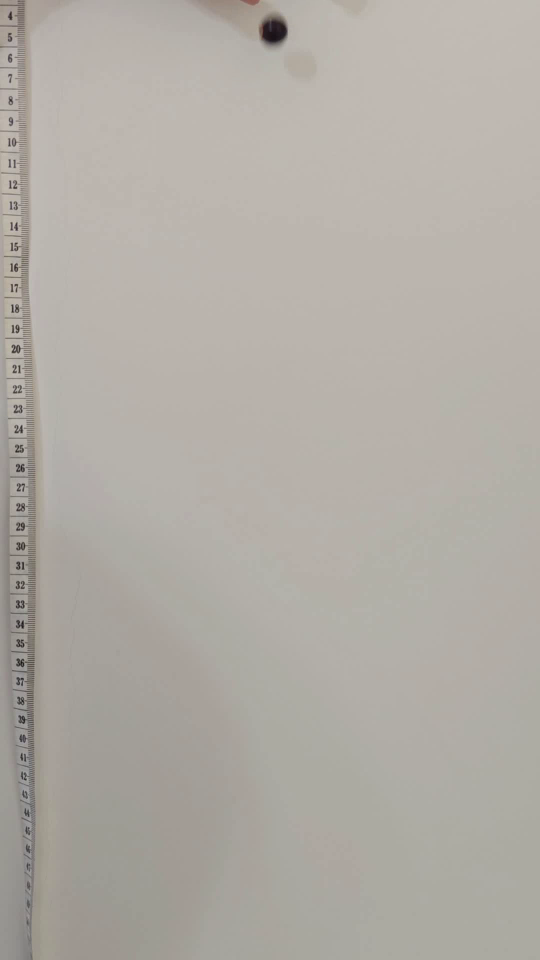
#> input picture frame 1 of free_fall_video_60fps_out_25_41.mp4, 1080 x 1920 px (shown at 1/2 size)
$ python '03_测量重力加速度_分析并得出重力加速度值.py'
#> lines starting #> are read from the running program, lines starting #| are printed output that depends on the picture; after the words box and inside, x2 and y2 are one past the last pixel; in counts of white or black regions, pixels touching at a corner belong together
import cv2
import numpy as np
import matplotlib.pyplot as plt
from scipy.optimize import curve_fit

import matplotlib as mpl
mpl.rcParams["font.family"] = "FangSong"  # 设置全局字体为仿宋
mpl.rcParams["axes.unicode_minus"] = False  # 确保负号显示正常

# 加载视频
#video_path = "free_fall_video_60fps.mp4"
video_path = "free_fall_video_60fps_out_25_41.mp4"
cap = cv2.VideoCapture(video_path)

# 检查视频是否成功加载
if not cap.isOpened():
    print("无法打开视频文件！")
    exit()

# 获取视频的帧率
fps = cap.get(cv2.CAP_PROP_FPS)
print("fps:", fps)

# 初始化变量
positions = []  # 存储物体的垂直位置
times = []      # 存储时间

# 目标检测和跟踪
c=24
while cap.isOpened():
    c+=1
    ret, frame = cap.read()
#> frame is the input picture: shape (1920, 1080, 3); mean B, G, R 165.4, 172.4, 176.9
    if not ret:
        break

    # 转换为灰度图像
    gray = cv2.cvtColor(frame, cv2.COLOR_BGR2GRAY)

    # 使用阈值分割检测物体

    _, binary = cv2.threshold(gray, 90+(c-24)*3, 150, cv2.THRESH_BINARY)  # 调整阈值 #170, 180 #25:33使用100,150
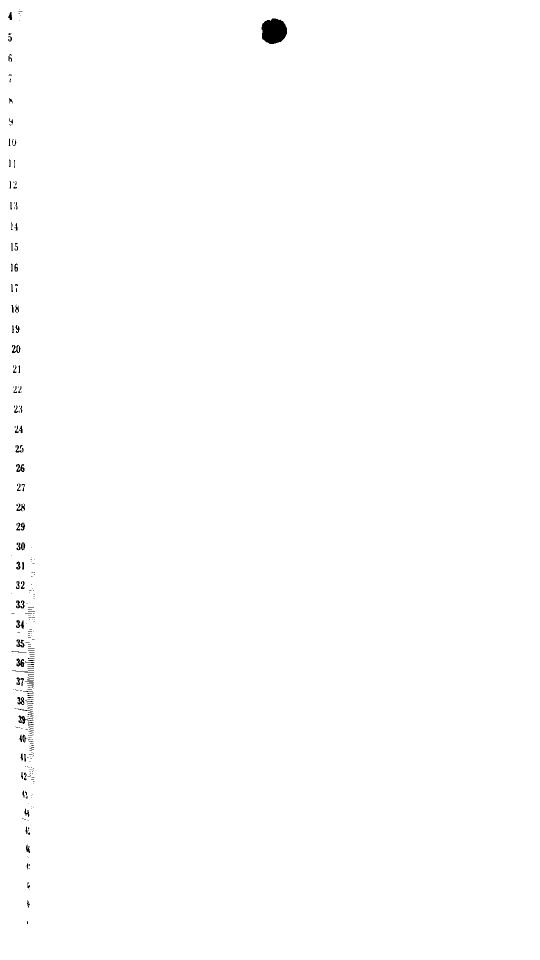
#> binary: shape (1920, 1080) (shown at 1/2 size); values 0 (black) and 150 (white), 99.6% white; 278 black regions (200 under 20 px)

    # 查找轮廓
    contours, _ = cv2.findContours(binary, cv2.RETR_LIST, cv2.CHAIN_APPROX_SIMPLE)  # 调整轮廓检测方法
#> contours = 332 contours, 210 with area under 20; largest, box (x1, y1, x2, y2) and area: (0, 0, 1080, 1920) 2070601, (522, 36, 575, 89) 2137, (36, 1430, 68, 1449) 221, (32, 1316, 50, 1335) 210, (31, 927, 50, 945) 209

    # 假设最大的轮廓是自由落体的物体
    if len(contours) > 0:
        for i in contours:
            #print(c,"cv2.boundingRect(i):",cv2.boundingRect(i))
            (x, y, w, h) = cv2.boundingRect(i)
            if 480<x<550 and 1000<w*h<40000:
                suitable_contour = i
                positions.append(y)
                times.append(len(times) / fps)  # 记录时间
                print(c,f"检测到物体：位置 ({x}, {y}), 大小 ({w}, {h})")
#> this loop made 332 passes
#> (x, y, w, h) on passes 1, 3, 5: (53, 1841, 4, 8), (53, 1799, 8, 18), (54, 1763, 7, 15)
#| 25 检测到物体：位置 (522, 36), 大小 (53, 53)
#> after the loop, positions = [36]; times = [0]


        # 记录物体的垂直位置（y坐标）


        # 在图像上绘制轮廓
        cv2.drawContours(frame, [suitable_contour], -1, (0, 255, 0), 2)
#> frame: shape (1920, 1080, 3); 0.03% of pixels changed, all inside (x1, y1, x2, y2) = (521, 35, 576, 90)

        # 调试信息

    else:
        print("未检测到物体！")  # 调试信息

    # 显示帧
    # 获取屏幕分辨率
    screen_width = 1920  # 替换为你的屏幕宽度
    screen_height = 1080  # 替换为你的屏幕高度

    # 获取图像尺寸
    image_height, image_width = frame.shape[:2]
#> image_height = 1920; image_width = 1080

    # 计算缩放比例
    scale = min(screen_width / image_width, screen_height / image_height)
#> scale = 0.562

    # 缩放图像
    resized_image = cv2.resize(frame, (int(image_width * scale), int(image_height * scale)))
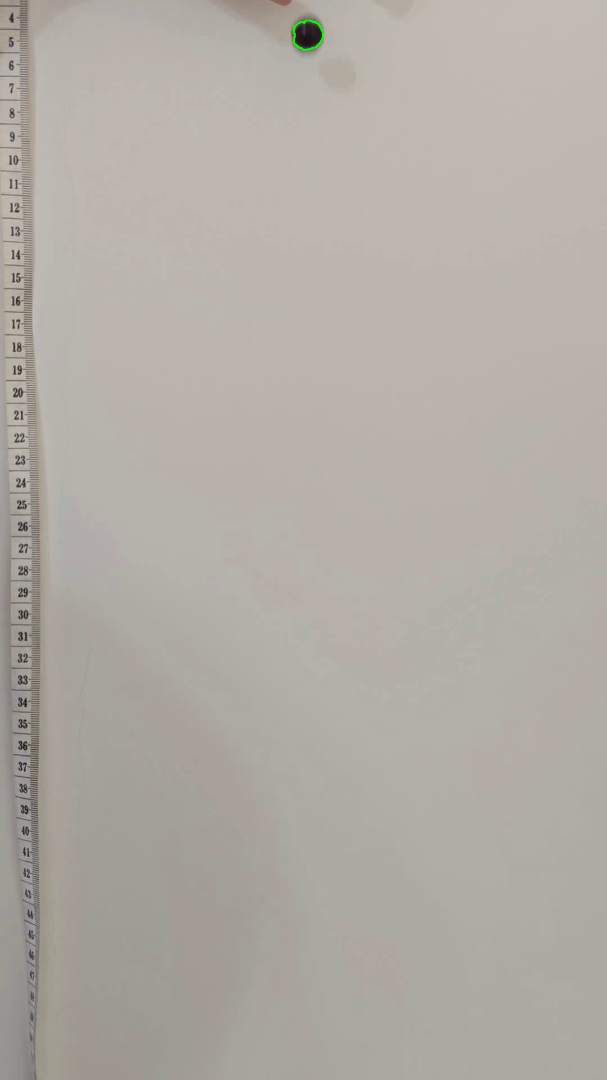
#> resized_image: shape (1080, 607, 3); mean B, G, R 165.4, 172.4, 176.9
    cv2.imshow("Frame", resized_image)
    if cv2.waitKey(1) & 0xFF == ord('q'):
#> (key q is pressed here)
        break

# 释放资源
cap.release()
cv2.destroyAllWindows()

# 检查是否有数据
if len(positions) == 0:
    print("未检测到物体，无法拟合数据！")
    exit()

# 转换为数组
positions = np.array(positions)
times = np.array(times)
print("positions:",positions)
#| positions: [36]
print("times:",times)
#| times: [0.]
# 定义自由落体运动方程
def free_fall_equation(t, g, y0, v0):
    return y0 + v0 * t + 0.5 * g * t**2

# 使用SciPy拟合数据
# 比例尺：假设 4000 像素 = 1 米
scale = 0.1/420  # 单位：m/像素   #0.000375  #0.0003  #0.1/420 0.00025
# 将像素转换为米
positions_meters = positions * scale
#> positions_meters = [0.00857]

popt, _ = curve_fit(free_fall_equation, times, positions)
#> (the run stopped early here; a loop or call above may not have finished)

$ run again, starting later in the video
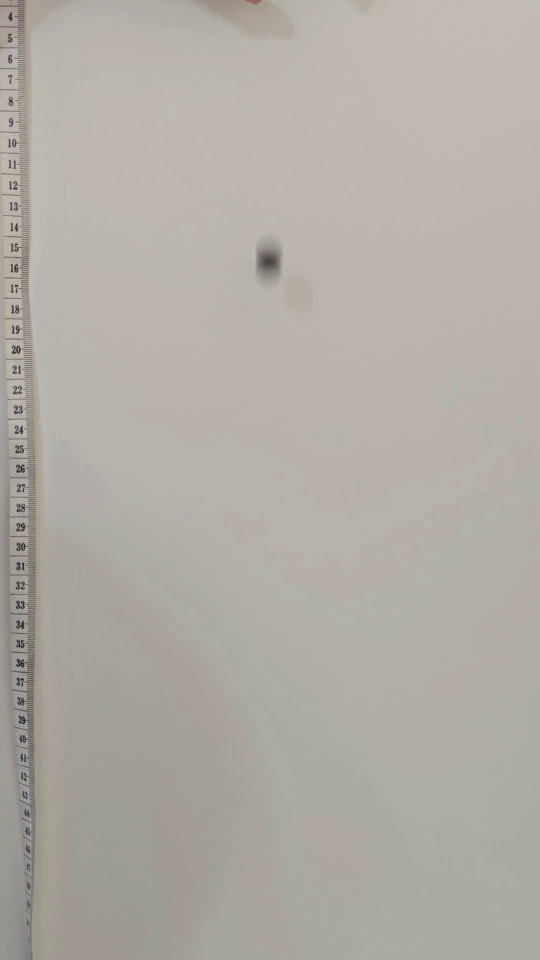
#> input picture frame 7 of free_fall_video_60fps_out_25_41.mp4, 1080 x 1920 px (shown at 1/2 size)
#> frame is the input picture: shape (1920, 1080, 3); mean B, G, R 165.6, 172.4, 177
#> `_, binary = cv2.threshold(gray, 90+(c-24)*3, 150, cv2.THRESH_BINARY)`:
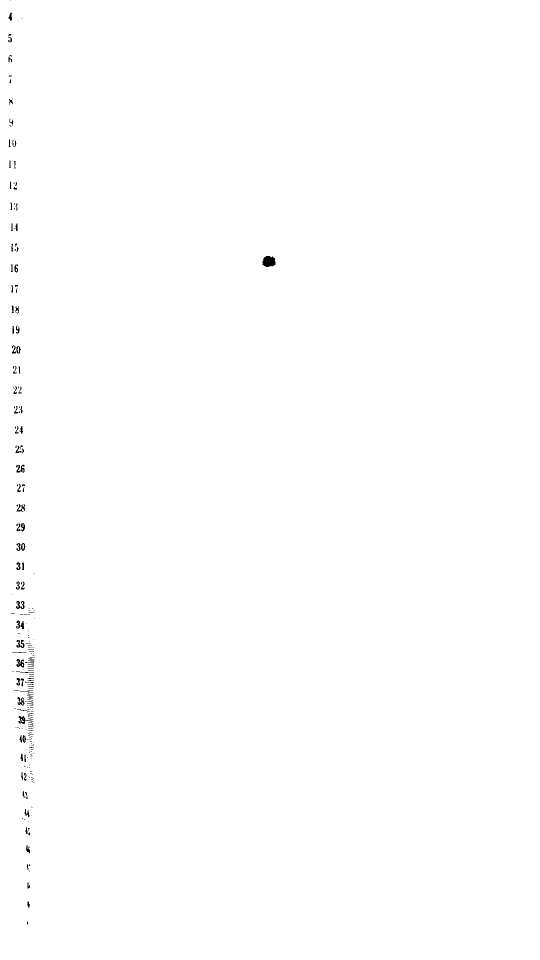
#> binary: shape (1920, 1080) (shown at 1/2 size); values 0 (black) and 150 (white), 99.7% white; black in thin lines or dots, all inside (x1, y1, x2, y2) = (16, 0, 551, 1849)
#> contours = 289 contours, 169 with area under 20; largest, box (x1, y1, x2, y2) and area: (0, 0, 1080, 1920) 2070600, (523, 511, 552, 535) 500, (36, 1431, 68, 1449) 220, (32, 1317, 50, 1336) 208, (31, 928, 50, 946) 204
#> the loop `for i in contours: #print(c,"cv2.boundingRect(i):",cv2.boundingRect(i))` made 289 passes
#> (x, y, w, h) on passes 1 to 3: (53, 1842, 4, 8), (54, 1802, 7, 15), (54, 1764, 7, 14)
#> after the loop `for i in contours:`: positions = []
